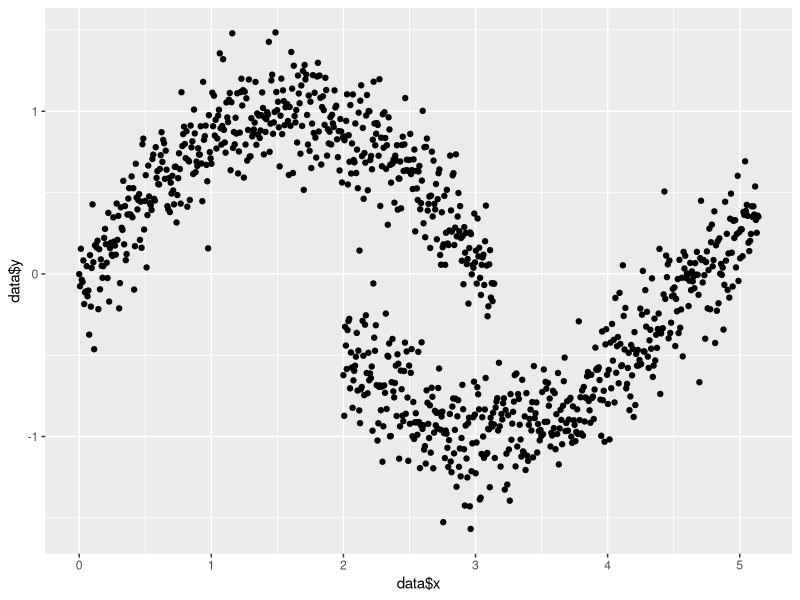
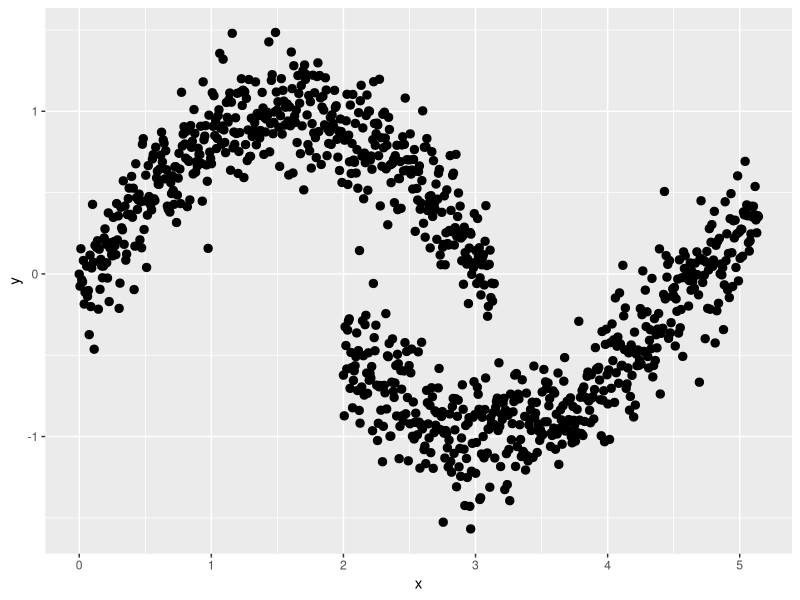
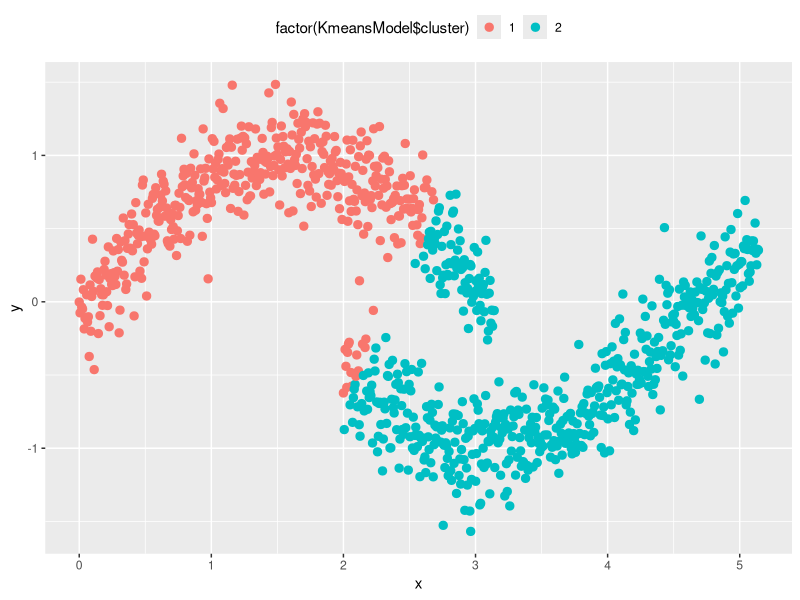

The R script that drew these images, in order:
install.packages("ggplot2")
install.packages("fpc")
library(ggplot2)
library(fpc)


# 產出資料 
x1 = seq(0,pi, length.out = 500)
y1 = sin(x1) + 0.2*rnorm(500)
x2 = 2 + seq(0 , pi , length.out = 500)
y2 = cos(x2) +0.2*rnorm(500)

data = data.frame(c(x1,x2), c(y1,y2))

names(data) = c("x" , "y")

qplot(data$x , data$y)

p = ggplot(data, aes(x,y))

# 建置Dbscan模型
DbscanModel = dbscan(data, eps = 0.15, MinPts = 4)
p + geom_point(size = 2.5, aes(colours=factor(DbscanModel$cluster))) +theme(legend.position='top')


KmeansModel <- kmeans(data,centers=2,nstart=10)
p + geom_point(size=2.5,aes(colour=factor(KmeansModel $cluster)))+theme(legend.position='top')
